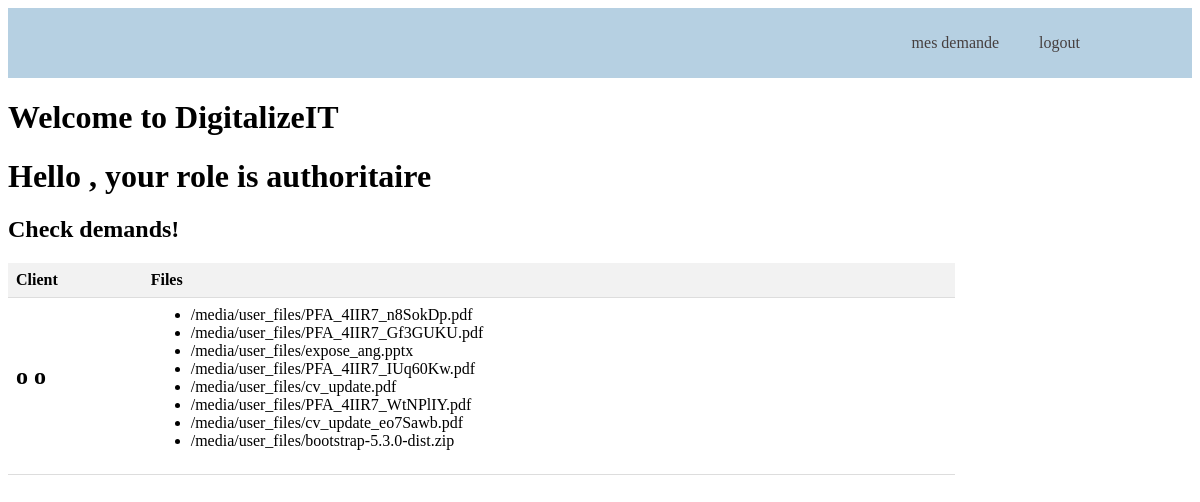
Page /hello-autho/ on the earlier database version.
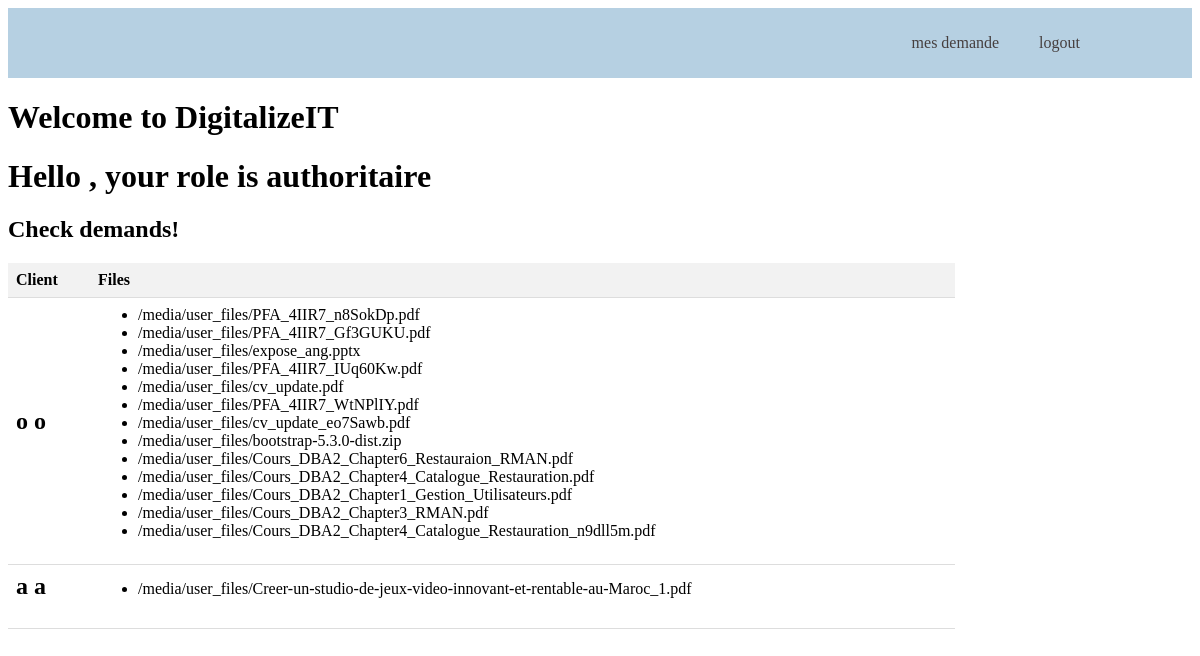
Same page on the later database version.
### dashboard/models.py (models this page shows, shortened)
class Utilisateur(models.Model):
    CLIENT = 'client'
    AUTHORITAIRE = 'authoritaire'
    is_client = models.BooleanField('Is client', default=False)
    is_authoritaire = models.BooleanField('Is authoritaire', default=False)
    ROLE_CHOICES = (
        (CLIENT, 'client'),
        (AUTHORITAIRE, 'authoritaire'),
    )
    User = models.OneToOneField(User, on_delete=models.CASCADE,null=True, blank=True, related_name='utilisateur')
    ID = models.CharField(max_length=100, primary_key=True)
    Cin = models.CharField(max_length=100)
    username = models.CharField(max_length=100, default='default_username')
    Nom = models.CharField(max_length=100)
    Prenom = models.CharField(max_length=100)
    Email = models.CharField(max_length=100)
    Role = models.CharField(max_length=100, choices=ROLE_CHOICES)
    files = models.ManyToManyField('UserFile', related_name='utilisateur')

class UserFile(models.Model):
    utilisateurs = models.ManyToManyField(Utilisateur, related_name='user_files')
    file = models.FileField(upload_to='user_files/')
    uploaded_at = models.DateTimeField(auto_now_add=True)
    clients = models.ManyToManyField(Utilisateur, related_name='client_files')

### dashboard/views.py (the view)
# urls.py: path('hello-autho/', views.hello_autho, name='hello_autho'),
def hello_autho(request):
    clients = Utilisateur.objects.filter(is_client=True)  # Get all clients
    client_files = {}  # Dictionary to store client files as {client: [files]}
    for client in clients:
        files_uploaded = UserFile.objects.filter(clients=client)
        client_files[client] = files_uploaded
    return render(request, 'hello_autho.html', {'client_files': client_files})

### dashboard/templates/hello_autho.html (shortened to what this page needs)
<header>
    <section class="navigation">
        <div class="nav-container">
            <nav>
                <ul class="justify-content-center">
                    <li><a href="/hello-autho">mes demande</a></li>
                    <li><a href="/logout">logout</a></li>
                </ul>
            </nav>
        </div>
    </section>
  </header>
  <h1>Welcome to DigitalizeIT</h1>
    <h1>Hello {{ user.username }}, your role is authoritaire</h1>
    <h2>Check demands!</h2>
    <div class="container">
        <table id="table" class="table table-hover table-borded">
            <thead>
                <tr>
                    <th>Client</th>
                    <th>Files</th>
                </tr>
            </thead>
            <tbody>
                {% for client, files in client_files.items %}
                <tr>
                    <td>
                        <h2>{{ client.Nom }} {{ client.Prenom }}</h2>
                    </td>
                    <td>
                        {% if files %}
                        <ul>
                            {% for file in files %}
                            <li>{{ file.file.url }}</li>
                            {% endfor %}
                        </ul>
                        {% else %}
                        <p>No files uploaded by this client</p>
                        {% endif %}
                    </td>
                </tr>
                {% endfor %}
            </tbody>
        </table>
    </div>
  </html>

Differences in the rows shown:
added UserFile: file "/media/user_files/Cours_DBA2_Chapter6_Restauraion_RMAN.pdf", shown under Utilisateur (number 1 of 2 on the later page)
added UserFile: file "/media/user_files/Cours_DBA2_Chapter4_Catalogue_Restauration.pdf", shown under Utilisateur (number 1 of 2 on the later page)
added UserFile: file "/media/user_files/Cours_DBA2_Chapter1_Gestion_Utilisateurs.pdf", shown under Utilisateur (number 1 of 2 on the later page)
added UserFile: file "/media/user_files/Cours_DBA2_Chapter3_RMAN.pdf", shown under Utilisateur (number 1 of 2 on the later page)
added UserFile: file "/media/user_files/Cours_DBA2_Chapter4_Catalogue_Restauration_n9dll5m.pdf", shown under Utilisateur (number 1 of 2 on the later page)
added Utilisateur: Nom "a", Prenom "a"
added UserFile: file "/media/user_files/Creer-un-studio-de-jeux-video-innovant-et-rentable-au-Maroc_1.pdf", shown under "a"
